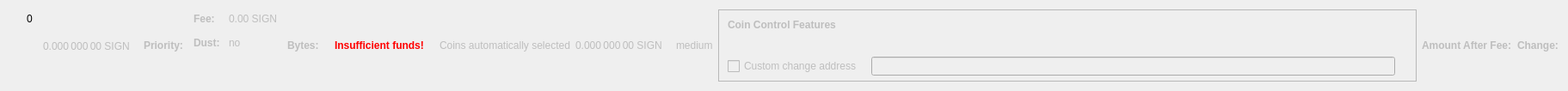
    <widget class="QWidget" name="dummyHideWidget" native="true">
     <property name="maximumSize">
      <size>
       <width>100</width>
       <height>22</height>
      </size>
     </property>
     <layout class="QHBoxLayout" name="dummyHideLayout">
      <item>
       <layout class="QFormLayout" name="formLayoutCoinControl1">
        <property name="horizontalSpacing">
         <number>10</number>
        </property>
        <property name="verticalSpacing">
         <number>14</number>
        </property>
        <property name="leftMargin">
         <number>10</number>
        </property>
        <property name="topMargin">
         <number>4</number>
        </property>
        <property name="rightMargin">
         <number>6</number>
        </property>
        <item row="0" column="1">
         <widget class="QLabel" name="labelCoinControlBytes">
          <property name="cursor">
           <cursorShape>IBeamCursor</cursorShape>
          </property>
          <property name="contextMenuPolicy">
           <enum>Qt::ActionsContextMenu</enum>
          </property>
          <property name="text">
           <string notr="true">0</string>
          </property>
          <property name="textInteractionFlags">
           <set>Qt::LinksAccessibleByMouse|Qt::TextSelectableByKeyboard|Qt::TextSelectableByMouse</set>
          </property>
         </widget>
        </item>
       </layout>
      </item>
      <item>
       <widget class="QLabel" name="labelCoinControlAfterFee">
        <property name="enabled">
         <bool>false</bool>
        </property>
        <property name="sizePolicy">
         <sizepolicy hsizetype="Fixed" vsizetype="Fixed">
          <horstretch>0</horstretch>
          <verstretch>0</verstretch>
         </sizepolicy>
        </property>
        <property name="minimumSize">
         <size>
          <width>111</width>
          <height>12</height>
         </size>
        </property>
        <property name="maximumSize">
         <size>
          <width>111</width>
          <height>12</height>
         </size>
        </property>
        <property name="cursor">
         <cursorShape>IBeamCursor</cursorShape>
        </property>
        <property name="contextMenuPolicy">
         <enum>Qt::ActionsContextMenu</enum>
        </property>
        <property name="text">
         <string notr="true">0.000 000 00 SIGN</string>
        </property>
        <property name="textInteractionFlags">
         <set>Qt::LinksAccessibleByMouse|Qt::TextSelectableByKeyboard|Qt::TextSelectableByMouse</set>
        </property>
       </widget>
      </item>
      <item>
       <widget class="QLabel" name="labelCoinControlPriorityText">
        <property name="enabled">
         <bool>false</bool>
        </property>
        <property name="font">
         <font>
          <weight>75</weight>
          <bold>true</bold>
         </font>
        </property>
        <property name="text">
         <string>Priority:</string>
        </property>
       </widget>
      </item>
      <item>
       <layout class="QHBoxLayout" name="horizontalLayout"/>
      </item>
      <item>
       <layout class="QFormLayout" name="formLayoutCoinControl3">
        <property name="horizontalSpacing">
         <number>10</number>
        </property>
        <property name="verticalSpacing">
         <number>14</number>
        </property>
        <property name="leftMargin">
         <number>6</number>
        </property>
        <property name="topMargin">
         <number>4</number>
        </property>
        <property name="rightMargin">
         <number>6</number>
        </property>
        <item row="0" column="0">
         <widget class="QLabel" name="labelCoinControlFeeText">
          <property name="enabled">
           <bool>false</bool>
          </property>
          <property name="font">
           <font>
            <weight>75</weight>
            <bold>true</bold>
           </font>
          </property>
          <property name="text">
           <string>Fee:</string>
          </property>
          <property name="margin">
           <number>0</number>
          </property>
         </widget>
        </item>
        <item row="0" column="1">
         <widget class="QLabel" name="labelCoinControlFee">
          <property name="enabled">
           <bool>false</bool>
          </property>
          <property name="cursor">
           <cursorShape>IBeamCursor</cursorShape>
          </property>
          <property name="contextMenuPolicy">
           <enum>Qt::ActionsContextMenu</enum>
          </property>
          <property name="text">
           <string notr="true">0.00 SIGN</string>
          </property>
          <property name="textInteractionFlags">
           <set>Qt::LinksAccessibleByMouse|Qt::TextSelectableByKeyboard|Qt::TextSelectableByMouse</set>
          </property>
         </widget>
        </item>
        <item row="1" column="0">
         <widget class="QLabel" name="labelCoinControlLowOutputText">
          <property name="enabled">
           <bool>false</bool>
          </property>
          <property name="font">
           <font>
            <weight>75</weight>
            <bold>true</bold>
           </font>
          </property>
          <property name="text">
           <string>Dust:</string>
          </property>
         </widget>
        </item>
        <item row="1" column="1">
         <widget class="QLabel" name="labelCoinControlLowOutput">
          <property name="enabled">
           <bool>false</bool>
          </property>
          <property name="cursor">
           <cursorShape>IBeamCursor</cursorShape>
          </property>
          <property name="contextMenuPolicy">
           <enum>Qt::ActionsContextMenu</enum>
          </property>
          <property name="text">
           <string>no</string>
          </property>
          <property name="textInteractionFlags">
           <set>Qt::LinksAccessibleByMouse|Qt::TextSelectableByKeyboard|Qt::TextSelectableByMouse</set>
          </property>
         </widget>
        </item>
       </layout>
      </item>
      <item>
       <widget class="QLabel" name="labelCoinControlBytesText">
        <property name="enabled">
         <bool>false</bool>
        </property>
        <property name="font">
         <font>
          <weight>75</weight>
          <bold>true</bold>
         </font>
        </property>
        <property name="text">
         <string>Bytes:</string>
        </property>
       </widget>
      </item>
      <item>
       <layout class="QFormLayout" name="formLayoutCoinControl2">
        <property name="horizontalSpacing">
         <number>10</number>
        </property>
        <property name="verticalSpacing">
         <number>14</number>
        </property>
        <property name="leftMargin">
         <number>6</number>
        </property>
        <property name="topMargin">
         <number>4</number>
        </property>
        <property name="rightMargin">
         <number>6</number>
        </property>
       </layout>
      </item>
      <item>
       <layout class="QHBoxLayout" name="horizontalLayoutCoinControl2">
        <property name="spacing">
         <number>8</number>
        </property>
        <property name="bottomMargin">
         <number>10</number>
        </property>
       </layout>
      </item>
      <item>
       <widget class="QLabel" name="labelCoinControlInsuffFunds">
        <property name="enabled">
         <bool>false</bool>
        </property>
        <property name="minimumSize">
         <size>
          <width>0</width>
          <height>0</height>
         </size>
        </property>
        <property name="font">
         <font>
          <weight>75</weight>
          <bold>true</bold>
         </font>
        </property>
        <property name="styleSheet">
         <string notr="true">color:red;font-weight:bold;</string>
        </property>
        <property name="text">
         <string>Insufficient funds!</string>
        </property>
        <property name="margin">
         <number>5</number>
        </property>
       </widget>
      </item>
      <item>
       <layout class="QFormLayout" name="formLayoutCoinControl4">
        <property name="horizontalSpacing">
         <number>10</number>
        </property>
        <property name="verticalSpacing">
         <number>14</number>
        </property>
        <property name="leftMargin">
         <number>6</number>
        </property>
        <property name="topMargin">
         <number>4</number>
        </property>
        <property name="rightMargin">
         <number>6</number>
        </property>
       </layout>
      </item>
      <item>
       <widget class="QLabel" name="labelCoinControlAutomaticallySelected">
        <property name="enabled">
         <bool>false</bool>
        </property>
        <property name="sizePolicy">
         <sizepolicy hsizetype="Fixed" vsizetype="Fixed">
          <horstretch>0</horstretch>
          <verstretch>0</verstretch>
         </sizepolicy>
        </property>
        <property name="minimumSize">
         <size>
          <width>0</width>
          <height>0</height>
         </size>
        </property>
        <property name="maximumSize">
         <size>
          <width>240</width>
          <height>16777215</height>
         </size>
        </property>
        <property name="text">
         <string>Coins automatically selected</string>
        </property>
        <property name="margin">
         <number>5</number>
        </property>
       </widget>
      </item>
      <item>
       <widget class="QLabel" name="labelCoinControlChange">
        <property name="enabled">
         <bool>false</bool>
        </property>
        <property name="sizePolicy">
         <sizepolicy hsizetype="Fixed" vsizetype="Fixed">
          <horstretch>0</horstretch>
          <verstretch>0</verstretch>
         </sizepolicy>
        </property>
        <property name="minimumSize">
         <size>
          <width>111</width>
          <height>0</height>
         </size>
        </property>
        <property name="maximumSize">
         <size>
          <width>111</width>
          <height>16777215</height>
         </size>
        </property>
        <property name="cursor">
         <cursorShape>IBeamCursor</cursorShape>
        </property>
        <property name="contextMenuPolicy">
         <enum>Qt::ActionsContextMenu</enum>
        </property>
        <property name="text">
         <string notr="true">0.000 000 00 SIGN</string>
        </property>
        <property name="textInteractionFlags">
         <set>Qt::LinksAccessibleByMouse|Qt::TextSelectableByKeyboard|Qt::TextSelectableByMouse</set>
        </property>
       </widget>
      </item>
      <item>
       <widget class="QLabel" name="labelCoinControlPriority">
        <property name="enabled">
         <bool>false</bool>
        </property>
        <property name="cursor">
         <cursorShape>IBeamCursor</cursorShape>
        </property>
        <property name="contextMenuPolicy">
         <enum>Qt::ActionsContextMenu</enum>
        </property>
        <property name="text">
         <string>medium</string>
        </property>
        <property name="textInteractionFlags">
         <set>Qt::LinksAccessibleByMouse|Qt::TextSelectableByKeyboard|Qt::TextSelectableByMouse</set>
        </property>
       </widget>
      </item>
      <item>
       <widget class="QFrame" name="frameCoinControl">
        <property name="sizePolicy">
         <sizepolicy hsizetype="Expanding" vsizetype="Expanding">
          <horstretch>0</horstretch>
          <verstretch>0</verstretch>
         </sizepolicy>
        </property>
        <property name="maximumSize">
         <size>
          <width>16777215</width>
          <height>16777215</height>
         </size>
        </property>
        <property name="frameShape">
         <enum>QFrame::StyledPanel</enum>
        </property>
        <property name="frameShadow">
         <enum>QFrame::Sunken</enum>
        </property>
        <layout class="QVBoxLayout" name="verticalLayoutCoinControl2_2">
         <property name="spacing">
          <number>0</number>
         </property>
         <property name="leftMargin">
          <number>0</number>
         </property>
         <property name="topMargin">
          <number>0</number>
         </property>
         <property name="rightMargin">
          <number>0</number>
         </property>
         <property name="bottomMargin">
          <number>6</number>
         </property>
         <item>
          <layout class="QVBoxLayout" name="verticalLayoutCoinControl" stretch="0,0,0,1">
           <property name="spacing">
            <number>0</number>
           </property>
           <property name="leftMargin">
            <number>10</number>
           </property>
           <property name="topMargin">
            <number>10</number>
           </property>
           <item>
            <layout class="QHBoxLayout" name="horizontalLayoutCoinControl1">
             <property name="bottomMargin">
              <number>15</number>
             </property>
             <item>
              <widget class="QLabel" name="labelCoinControlFeatures">
               <property name="enabled">
                <bool>false</bool>
               </property>
               <property name="sizePolicy">
                <sizepolicy hsizetype="Preferred" vsizetype="Maximum">
                 <horstretch>0</horstretch>
                 <verstretch>0</verstretch>
                </sizepolicy>
               </property>
               <property name="font">
                <font>
                 <weight>75</weight>
                 <bold>true</bold>
                </font>
               </property>
               <property name="styleSheet">
                <string notr="true">font-weight:bold;</string>
               </property>
               <property name="text">
                <string>Coin Control Features</string>
               </property>
              </widget>
             </item>
            </layout>
           </item>
           <item>
            <widget class="QWidget" name="widgetCoinControl" native="true">
             <property name="sizePolicy">
              <sizepolicy hsizetype="Preferred" vsizetype="Preferred">
               <horstretch>0</horstretch>
               <verstretch>0</verstretch>
              </sizepolicy>
             </property>
             <property name="minimumSize">
              <size>
               <width>0</width>
               <height>0</height>
              </size>
             </property>
             <property name="styleSheet">
              <string notr="true"/>
             </property>
             <layout class="QHBoxLayout" name="horizontalLayoutCoinControl5_2">
              <property name="leftMargin">
               <number>0</number>
              </property>
              <property name="topMargin">
               <number>0</number>
              </property>
              <property name="rightMargin">
               <number>0</number>
              </property>
              <property name="bottomMargin">
               <number>0</number>
              </property>
              <item>
               <layout class="QHBoxLayout" name="horizontalLayoutCoinControl3">
                <property name="spacing">
                 <number>20</number>
                </property>
                <property name="topMargin">
                 <number>0</number>
                </property>
                <property name="bottomMargin">
                 <number>10</number>
                </property>
               </layout>
              </item>
             </layout>
            </widget>
           </item>
           <item>
            <layout class="QHBoxLayout" name="horizontalLayoutCoinControl4" stretch="0,0,0">
             <property name="spacing">
              <number>12</number>
             </property>
             <property name="sizeConstraint">
              <enum>QLayout::SetDefaultConstraint</enum>
             </property>
             <property name="topMargin">
              <number>5</number>
             </property>
             <property name="rightMargin">
              <number>5</number>
             </property>
             <item>
              <widget class="QCheckBox" name="checkBoxCoinControlChange">
               <property name="enabled">
                <bool>false</bool>
               </property>
               <property name="toolTip">
                <string>If this is activated, but the change address is empty or invalid, change will be sent to a newly generated address.</string>
               </property>
               <property name="text">
                <string>Custom change address</string>
               </property>
              </widget>
             </item>
             <item>
              <widget class="QValidatedLineEdit" name="lineEditCoinControlChange">
               <property name="enabled">
                <bool>false</bool>
               </property>
               <property name="sizePolicy">
                <sizepolicy hsizetype="Expanding" vsizetype="Fixed">
                 <horstretch>0</horstretch>
                 <verstretch>0</verstretch>
                </sizepolicy>
               </property>
              </widget>
             </item>
             <item>
              <widget class="QLabel" name="labelCoinControlChangeLabel_2">
               <property name="sizePolicy">
                <sizepolicy hsizetype="Preferred" vsizetype="Expanding">
                 <horstretch>0</horstretch>
                 <verstretch>0</verstretch>
                </sizepolicy>
               </property>
               <property name="minimumSize">
                <size>
                 <width>0</width>
                 <height>0</height>
                </size>
               </property>
               <property name="text">
                <string/>
               </property>
               <property name="margin">
                <number>3</number>
               </property>
              </widget>
             </item>
            </layout>
           </item>
           <item>
            <spacer name="verticalSpacerCoinControl">
             <property name="orientation">
              <enum>Qt::Vertical</enum>
             </property>
             <property name="sizeHint" stdset="0">
              <size>
               <width>800</width>
               <height>1</height>
              </size>
             </property>
            </spacer>
           </item>
          </layout>
         </item>
        </layout>
       </widget>
      </item>
      <item>
       <widget class="QLabel" name="labelCoinControlAfterFeeText">
        <property name="enabled">
         <bool>false</bool>
        </property>
        <property name="minimumSize">
         <size>
          <width>0</width>
          <height>0</height>
         </size>
        </property>
        <property name="maximumSize">
         <size>
          <width>16777215</width>
          <height>16777215</height>
         </size>
        </property>
        <property name="font">
         <font>
          <weight>75</weight>
          <bold>true</bold>
         </font>
        </property>
        <property name="text">
         <string>Amount After Fee:</string>
        </property>
        <property name="alignment">
         <set>Qt::AlignLeading|Qt::AlignLeft|Qt::AlignVCenter</set>
        </property>
        <property name="margin">
         <number>0</number>
        </property>
       </widget>
      </item>
      <item>
       <widget class="QLabel" name="labelCoinControlChangeText">
        <property name="enabled">
         <bool>false</bool>
        </property>
        <property name="sizePolicy">
         <sizepolicy hsizetype="Preferred" vsizetype="Preferred">
          <horstretch>0</horstretch>
          <verstretch>0</verstretch>
         </sizepolicy>
        </property>
        <property name="minimumSize">
         <size>
          <width>0</width>
          <height>0</height>
         </size>
        </property>
        <property name="maximumSize">
         <size>
          <width>16777215</width>
          <height>16777215</height>
         </size>
        </property>
        <property name="font">
         <font>
          <weight>75</weight>
          <bold>true</bold>
         </font>
        </property>
        <property name="text">
         <string>Change:</string>
        </property>
        <property name="alignment">
         <set>Qt::AlignLeading|Qt::AlignLeft|Qt::AlignVCenter</set>
        </property>
       </widget>
      </item>
     </layout>
    </widget>
